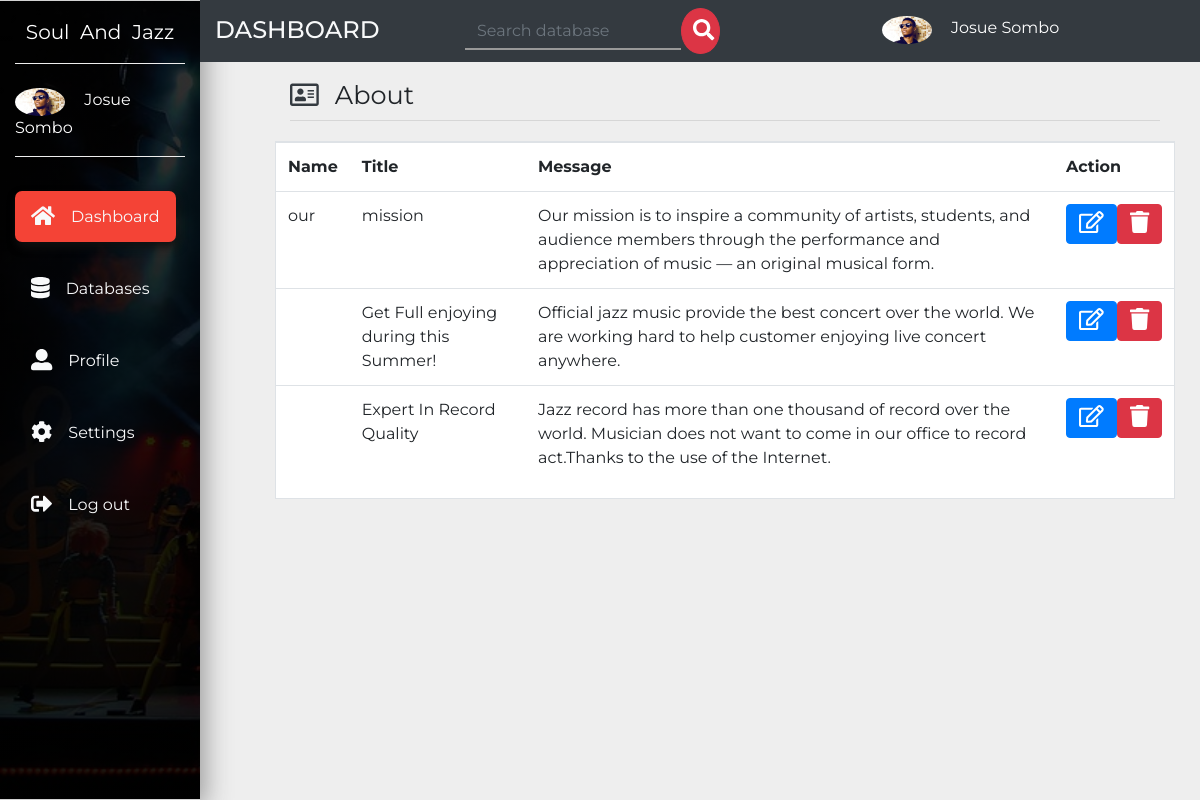
Screenshot of /admin/about/index.php with the database file from the repository.
### tables this page shows
CREATE TABLE `user` (
  `id` int(11) NOT NULL AUTO_INCREMENT,
  `name` varchar(20) NOT NULL,
  `email` varchar(20) NOT NULL,
  `password` varchar(20) NOT NULL,
  `address` varchar(200) NOT NULL,
  `language` varchar(20) NOT NULL,
  `avatar` varchar(255) NOT NULL,
  `privilege` varchar(10) DEFAULT NULL,
  PRIMARY KEY (`id`)
);

CREATE TABLE `about` (
  `id` int(11) NOT NULL AUTO_INCREMENT,
  `about_name` varchar(25) NOT NULL,
  `about_title` varchar(255) NOT NULL,
  `about_msg` text NOT NULL,
  PRIMARY KEY (`id`)
);

### admin/db-conf.php (called while the page is built, shortened)
<?php
$con = mysqli_connect('localhost','josue','josue','blog');
$id_loginuser = $_SESSION['user'];
$sql = "SELECT * from user where id='$id_loginuser'";
$result = mysqli_query($con,$sql);
while($row = mysqli_fetch_assoc($result))
{
$name = $row['name'];
$avatar = $row['avatar'];
}
?>

### admin/about/index.php (the view, shortened to what this page needs)
<?php include_once('../db-conf.php');?>
<!DOCTYPE html>
<html lang="en">
  <head>
    <link rel="stylesheet" href="https://stackpath.bootstrapcdn.com/bootstrap/4.3.1/css/bootstrap.min.css">
    <link href="../../css/all.css" rel="stylesheet">
    <link rel="stylesheet" href="../../css/master.css">
  </head>
  <body>
  <nav class="navbar navbar-expand-md navbar-dark small">
  <div class="collapse navbar-collapse" id="navbarNavDropdown">
    <div class="container-fluid">
      <div class="row">
         <div class="col-lg-2 col-md-2 sidebar fixed-top">
         <a class="navbar-brand text-white d-block mx-auto text-center py-3 mb-4 botton-brand" href="../header.php">Soul &nbsp;And &nbsp;Jazz</a>
         <div class="botton-brand pb-3 mb-5">
           <img src="<?php echo "../".$avatar;?>" class="rounded-circle mr-3" width="50" alt="image">
           <a href="../header.php" class="text-white small-link"><?php echo $name;?></a>
         </div>
         <ul class="navbar-nav flex-column mt-4">
           <li class="navbar-item mb-5 mt-xs-2"><a href="../header.php" class="navbar-link text-light p-3 sidebar-link current"><i class="fa fa-home text-light fa-lg mr-3"></i>Dashboard</a></li>
           <li class="navbar-item mb-5"><a href="../database.php" class="navbar-link text-light p-3 sidebar-link"><i class="fas fa-database text-light fa-lg mr-3"></i>Databases</a></li>
           <li class="navbar-item mb-5"><a href="../profile.php" class="navbar-link text-light p-3 sidebar-link"><i class="fas fa-user-alt text-light fa-lg mr-3"></i>Profile</a></li>
           <li class="navbar-item mb-5"><a href="../setting.php" class="navbar-link text-light p-3 sidebar-link"><i class="fas fa-cog text-light fa-lg mr-3"></i>Settings</a></li>
           <li class="navbar-item mb-5"><a href="../logout.php" data-toggle="modal" data-target="#logout" class="navbar-link text-light p-3 sidebar-link"><i class="fas fa-sign-out-alt text-light fa-lg mr-3"></i>Log out</a></li>
         </ul>
         </div>
         <div class="col-lg-10 col-md-10 rightbar bg-dark ml-auto fixed-top py-2">
           <div class="row">
             <div class="col-md-3">
              <h4 class="text-uppercase text-light mb-0 pt-2">Dashboard</h4>
             </div>
             <div class="col-md-5 small-hide">
              <form method="post" action="../search.php" class="form-inline mb-0">
                <input type="search" name="search" id="search" placeholder="Search database" class="form-control search-bar">
                <button class="btn btn-danger search-button"><i class="fas fa-search fa-lg" style="margin-left: -5px;"></i></button>
              </form>
             </div>
             <div class="col-md-4 pt-2 small-hide">
               <img src="<?php echo "../".$avatar;?>" class="rounded-circle mr-3" width="50" alt="image">
               <a href="" class="text-white"><?php echo $name;?></a>
             </div>
           </div>
         </div>
      </div>
    </div>
  </div>
</nav>
<div class="container-fluid">
  <div class="row">
    <div class="col-lg-9 ml-auto " id="left-side">
      <div class="row pt-5 mt-3 mb-5">
        <div class="col-sm-12 mb-1">
          <h3 class="display-4 mt-auto" style="width:15%;font-size: 1.6rem;float: left;"><i class="far fa-address-card text-light fa-1x mr-3 text-dark mr-3"></i><strong class="pt-5">About</strong></h3><br>
        <hr>
        </div>
        <div class="bg-white border">
          <table class="table table-hover">
            <tr>
              <th>Name</th>
              <th>Title</th>
              <th>Message</th>
              <th>Action</th>
            </tr>
          <?php
          $sql = 'SELECT * FROM about';
          $result = mysqli_query($con,$sql);
          while($row = mysqli_fetch_assoc($result)){?>
            <tr>
              <td><?php echo $row['about_name'];?></td>
              <td><?php echo $row['about_title'];?></td>
              <td><?php echo $row['about_msg'];?></td>
              <td>
                <div style="display: flex;">
                 <a href="edit.php?edit=<?php echo $row['id'];?>" class="btn btn-primary small-cus"><i class="far fa-edit icon pt-0"></i></a>
                <a href="index.php?delete=<?php echo $row['id'];?>" class="btn btn-danger small-cus"><i class="fas fa-trash  icon pt-0"></i></a>
                </div>
              </td>
            </tr>
          <?php }?>
          </table>
        </div>
    </div>
  </div>
</div>
</div>
  </body>
</html>

### css/all.css (style rules this page uses)
.fa-lg { font-size: 1.33333em; line-height: 0.75em; vertical-align: -.0667em; }
.fa-1x { font-size: 1em; }
.fa-address-card:before { content: "\f2bb"; }
.fa-cog:before { content: "\f013"; }
.fa-database:before { content: "\f1c0"; }
.fa-edit:before { content: "\f044"; }
.fa-home:before { content: "\f015"; }
.fa-search:before { content: "\f002"; }
.fa-sign-out-alt:before { content: "\f2f5"; }
.fa-trash:before { content: "\f1f8"; }
.fa-user-alt:before { content: "\f406"; }

### css/master.css (style rules this page uses)
body { font-family: 'Montserrat', sans-serif; background: #eee; }
#left-side { position: absolute; left: 275px; }
ul li,a { font-size: 1rem; }
.current { background: #f44336; border-radius: 7px; box-shadow: 2px 5px 10px #111; transition: all .3s; }
.search-bar { background: transparent; border: none; border-radius:0; border-bottom: 2px solid #999; }
.search-button { width: 10%; border-radius: 50%; padding: 10px 16px; }
.sidebar { border-top:1px solid lightgray; background: linear-gradient(rgba(0,0,0,.8),rgba(0,0,0,.9)), url('../img/news.jpg'); background-size: cover; background-repeat: no-repeat; height: 100vh; border-bottom: 1px solid lightgray; box-sizing: border-box; box-shadow: 5px 7px 25px #999; }
.botton-brand { border-bottom: 1px groove #eee; }
.sidebar-link { transition: all .4s; }
.icon { font-size: 22px; padding-top: 8px; }

### rows the page displays
user: avatar (picture), name "Josue Sombo"
about: about_name "our", about_title "mission", about_msg "Our mission is to inspire a community of artists, students, and audience members through the performance and appreciation of music — an original musical form."
about: about_title "Get Full enjoying during this Summer!", about_msg "Official jazz music provide the best concert over the world. We are working hard to help customer enjoying live concert anywhere."
about: about_title "Expert In Record Quality", about_msg "Jazz record has more than one thousand of record over the world. Musician does not want to come in our office to record act.Thanks to the use of the Internet."
